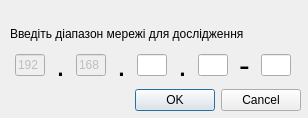
<?xml version="1.0" encoding="UTF-8"?>
<ui version="4.0">
 <class>Dialog</class>
 <widget class="QDialog" name="Dialog">
  <property name="geometry">
   <rect>
    <x>0</x>
    <y>0</y>
    <width>308</width>
    <height>118</height>
   </rect>
  </property>
  <property name="windowTitle">
   <string>Діапазон меережі</string>
  </property>
  <widget class="QWidget" name="">
   <property name="geometry">
    <rect>
     <x>10</x>
     <y>10</y>
     <width>291</width>
     <height>101</height>
    </rect>
   </property>
   <layout class="QVBoxLayout" name="verticalLayout">
    <item>
     <widget class="QLabel" name="label">
      <property name="text">
       <string>Введіть діапазон мережі для дослідження</string>
      </property>
      <property name="alignment">
       <set>Qt::AlignBottom|Qt::AlignLeading|Qt::AlignLeft</set>
      </property>
     </widget>
    </item>
    <item>
     <layout class="QHBoxLayout" name="horizontalLayout">
      <item>
       <widget class="QLineEdit" name="lineEdit">
        <property name="enabled">
         <bool>false</bool>
        </property>
        <property name="sizePolicy">
         <sizepolicy hsizetype="Fixed" vsizetype="Fixed">
          <horstretch>0</horstretch>
          <verstretch>0</verstretch>
         </sizepolicy>
        </property>
        <property name="maximumSize">
         <size>
          <width>30</width>
          <height>16777215</height>
         </size>
        </property>
        <property name="baseSize">
         <size>
          <width>0</width>
          <height>0</height>
         </size>
        </property>
        <property name="text">
         <string>192</string>
        </property>
       </widget>
      </item>
      <item>
       <widget class="QLabel" name="label_2">
        <property name="sizePolicy">
         <sizepolicy hsizetype="Maximum" vsizetype="Preferred">
          <horstretch>0</horstretch>
          <verstretch>0</verstretch>
         </sizepolicy>
        </property>
        <property name="font">
         <font>
          <pointsize>24</pointsize>
         </font>
        </property>
        <property name="text">
         <string>.</string>
        </property>
       </widget>
      </item>
      <item>
       <widget class="QLineEdit" name="lineEdit_2">
        <property name="enabled">
         <bool>false</bool>
        </property>
        <property name="sizePolicy">
         <sizepolicy hsizetype="Fixed" vsizetype="Fixed">
          <horstretch>0</horstretch>
          <verstretch>0</verstretch>
         </sizepolicy>
        </property>
        <property name="maximumSize">
         <size>
          <width>30</width>
          <height>16777215</height>
         </size>
        </property>
        <property name="baseSize">
         <size>
          <width>0</width>
          <height>0</height>
         </size>
        </property>
        <property name="text">
         <string>168</string>
        </property>
       </widget>
      </item>
      <item>
       <widget class="QLabel" name="label_3">
        <property name="sizePolicy">
         <sizepolicy hsizetype="Maximum" vsizetype="Preferred">
          <horstretch>0</horstretch>
          <verstretch>0</verstretch>
         </sizepolicy>
        </property>
        <property name="font">
         <font>
          <pointsize>24</pointsize>
         </font>
        </property>
        <property name="text">
         <string>.</string>
        </property>
       </widget>
      </item>
      <item>
       <widget class="QLineEdit" name="lineEdit_4">
        <property name="sizePolicy">
         <sizepolicy hsizetype="Fixed" vsizetype="Fixed">
          <horstretch>0</horstretch>
          <verstretch>0</verstretch>
         </sizepolicy>
        </property>
        <property name="maximumSize">
         <size>
          <width>30</width>
          <height>16777215</height>
         </size>
        </property>
        <property name="baseSize">
         <size>
          <width>0</width>
          <height>0</height>
         </size>
        </property>
       </widget>
      </item>
      <item>
       <widget class="QLabel" name="label_4">
        <property name="sizePolicy">
         <sizepolicy hsizetype="Maximum" vsizetype="Preferred">
          <horstretch>0</horstretch>
          <verstretch>0</verstretch>
         </sizepolicy>
        </property>
        <property name="font">
         <font>
          <pointsize>24</pointsize>
         </font>
        </property>
        <property name="text">
         <string>.</string>
        </property>
       </widget>
      </item>
      <item>
       <widget class="QLineEdit" name="lineEdit_3">
        <property name="sizePolicy">
         <sizepolicy hsizetype="Fixed" vsizetype="Fixed">
          <horstretch>0</horstretch>
          <verstretch>0</verstretch>
         </sizepolicy>
        </property>
        <property name="maximumSize">
         <size>
          <width>30</width>
          <height>16777215</height>
         </size>
        </property>
        <property name="baseSize">
         <size>
          <width>0</width>
          <height>0</height>
         </size>
        </property>
       </widget>
      </item>
      <item>
       <widget class="QLabel" name="label_5">
        <property name="sizePolicy">
         <sizepolicy hsizetype="Maximum" vsizetype="Preferred">
          <horstretch>0</horstretch>
          <verstretch>0</verstretch>
         </sizepolicy>
        </property>
        <property name="font">
         <font>
          <pointsize>24</pointsize>
         </font>
        </property>
        <property name="text">
         <string>-</string>
        </property>
       </widget>
      </item>
      <item>
       <widget class="QLineEdit" name="lineEdit_5">
        <property name="maximumSize">
         <size>
          <width>30</width>
          <height>16777215</height>
         </size>
        </property>
       </widget>
      </item>
     </layout>
    </item>
    <item>
     <widget class="QDialogButtonBox" name="buttonBox">
      <property name="orientation">
       <enum>Qt::Horizontal</enum>
      </property>
      <property name="standardButtons">
       <set>QDialogButtonBox::Cancel|QDialogButtonBox::Ok</set>
      </property>
     </widget>
    </item>
   </layout>
  </widget>
 </widget>
 <resources/>
 <connections>
  <connection>
   <sender>buttonBox</sender>
   <signal>accepted()</signal>
   <receiver>Dialog</receiver>
   <slot>accept()</slot>
   <hints>
    <hint type="sourcelabel">
     <x>248</x>
     <y>254</y>
    </hint>
    <hint type="destinationlabel">
     <x>157</x>
     <y>274</y>
    </hint>
   </hints>
  </connection>
  <connection>
   <sender>buttonBox</sender>
   <signal>rejected()</signal>
   <receiver>Dialog</receiver>
   <slot>reject()</slot>
   <hints>
    <hint type="sourcelabel">
     <x>316</x>
     <y>260</y>
    </hint>
    <hint type="destinationlabel">
     <x>286</x>
     <y>274</y>
    </hint>
   </hints>
  </connection>
 </connections>
</ui>
